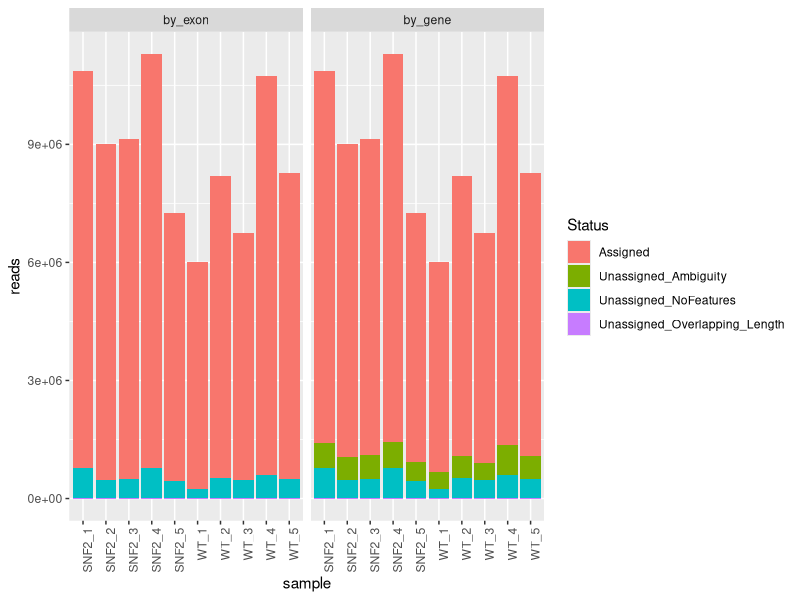

This chart was generated by the following R code:
## ---- chunk 1
knitr::opts_chunk$set(echo = TRUE)
## ---- chunk 2
library(data.table)
suppressMessages(library(tidyverse))
## ---- chunk 3
r_exon <- fread("featCounts_Gierlinski_genes.exon.txt")
r_gene <- fread("featCounts_Gierlinski_genes.gene.txt")

rename <- gsub("_Aligned.*$", "", x = colnames(r_exon))
rename <- gsub("^.*alignment/", "", x = rename)
colnames(r_exon) <- rename
colnames(r_gene) <- rename


r_exon$file <- rep("by_exon", nrow(r_exon))
r_gene$file <- rep("by_gene", nrow(r_gene))
r_exon
r_gene

r_exon %>%
  rbind.data.frame(r_gene) %>%
  filter(Status == "Assigned" | Status == "Unassigned_NoFeatures" | Status == "Unassigned_Overlapping_Length" | Status == "Unassigned_Ambiguity") %>%
  gather(-Status, -file, key = "sample", value = "reads") %>%
  ggplot()+
  geom_bar(aes(sample, reads, fill = Status), stat = "identity", position = "stack")+
  facet_wrap(~file)+
  theme(axis.text.x = element_text(angle = 90, hjust = 1))
